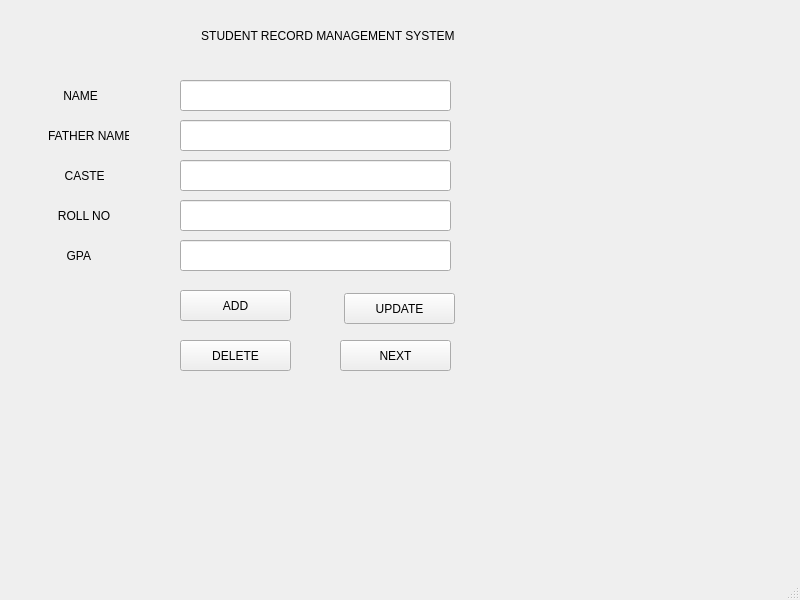
<?xml version="1.0" encoding="UTF-8"?>
<ui version="4.0">
 <class>MainWindow</class>
 <widget class="QMainWindow" name="MainWindow">
  <property name="geometry">
   <rect>
    <x>0</x>
    <y>0</y>
    <width>800</width>
    <height>600</height>
   </rect>
  </property>
  <property name="windowTitle">
   <string>MainWindow</string>
  </property>
  <widget class="QWidget" name="centralwidget">
   <widget class="QLineEdit" name="lineEdit">
    <property name="geometry">
     <rect>
      <x>180</x>
      <y>80</y>
      <width>271</width>
      <height>31</height>
     </rect>
    </property>
    <property name="text">
     <string/>
    </property>
   </widget>
   <widget class="QLineEdit" name="lineEdit_2">
    <property name="geometry">
     <rect>
      <x>180</x>
      <y>120</y>
      <width>271</width>
      <height>31</height>
     </rect>
    </property>
    <property name="text">
     <string>   </string>
    </property>
   </widget>
   <widget class="QLineEdit" name="lineEdit_3">
    <property name="geometry">
     <rect>
      <x>180</x>
      <y>160</y>
      <width>271</width>
      <height>31</height>
     </rect>
    </property>
    <property name="text">
     <string>         </string>
    </property>
   </widget>
   <widget class="QLineEdit" name="lineEdit_4">
    <property name="geometry">
     <rect>
      <x>180</x>
      <y>200</y>
      <width>271</width>
      <height>31</height>
     </rect>
    </property>
    <property name="text">
     <string/>
    </property>
   </widget>
   <widget class="QLineEdit" name="lineEdit_5">
    <property name="geometry">
     <rect>
      <x>180</x>
      <y>240</y>
      <width>271</width>
      <height>31</height>
     </rect>
    </property>
    <property name="text">
     <string/>
    </property>
   </widget>
   <widget class="QLabel" name="label_2">
    <property name="geometry">
     <rect>
      <x>50</x>
      <y>80</y>
      <width>81</width>
      <height>31</height>
     </rect>
    </property>
    <property name="text">
     <string>    NAME</string>
    </property>
   </widget>
   <widget class="QLabel" name="label_3">
    <property name="geometry">
     <rect>
      <x>48</x>
      <y>120</y>
      <width>81</width>
      <height>31</height>
     </rect>
    </property>
    <property name="text">
     <string>FATHER NAME</string>
    </property>
   </widget>
   <widget class="QLabel" name="label_4">
    <property name="geometry">
     <rect>
      <x>48</x>
      <y>160</y>
      <width>81</width>
      <height>31</height>
     </rect>
    </property>
    <property name="text">
     <string>     CASTE</string>
    </property>
   </widget>
   <widget class="QLabel" name="label_5">
    <property name="geometry">
     <rect>
      <x>48</x>
      <y>200</y>
      <width>81</width>
      <height>31</height>
     </rect>
    </property>
    <property name="text">
     <string>   ROLL NO</string>
    </property>
   </widget>
   <widget class="QLabel" name="label_6">
    <property name="geometry">
     <rect>
      <x>50</x>
      <y>240</y>
      <width>81</width>
      <height>31</height>
     </rect>
    </property>
    <property name="text">
     <string>     GPA</string>
    </property>
   </widget>
   <widget class="QPushButton" name="pushButton">
    <property name="geometry">
     <rect>
      <x>180</x>
      <y>290</y>
      <width>111</width>
      <height>31</height>
     </rect>
    </property>
    <property name="text">
     <string>ADD</string>
    </property>
   </widget>
   <widget class="QPushButton" name="pushButton_2">
    <property name="geometry">
     <rect>
      <x>344</x>
      <y>293</y>
      <width>111</width>
      <height>31</height>
     </rect>
    </property>
    <property name="text">
     <string>UPDATE</string>
    </property>
   </widget>
   <widget class="QPushButton" name="pushButton_3">
    <property name="geometry">
     <rect>
      <x>180</x>
      <y>340</y>
      <width>111</width>
      <height>31</height>
     </rect>
    </property>
    <property name="text">
     <string>DELETE</string>
    </property>
   </widget>
   <widget class="QPushButton" name="pushButton_4">
    <property name="geometry">
     <rect>
      <x>340</x>
      <y>340</y>
      <width>111</width>
      <height>31</height>
     </rect>
    </property>
    <property name="text">
     <string>NEXT</string>
    </property>
   </widget>
   <widget class="QLabel" name="label">
    <property name="geometry">
     <rect>
      <x>138</x>
      <y>25</y>
      <width>401</width>
      <height>21</height>
     </rect>
    </property>
    <property name="text">
     <string>                   STUDENT RECORD MANAGEMENT SYSTEM</string>
    </property>
   </widget>
  </widget>
  <widget class="QMenuBar" name="menubar">
   <property name="geometry">
    <rect>
     <x>0</x>
     <y>0</y>
     <width>800</width>
     <height>22</height>
    </rect>
   </property>
  </widget>
  <widget class="QStatusBar" name="statusbar"/>
 </widget>
 <resources/>
 <connections/>
</ui>
